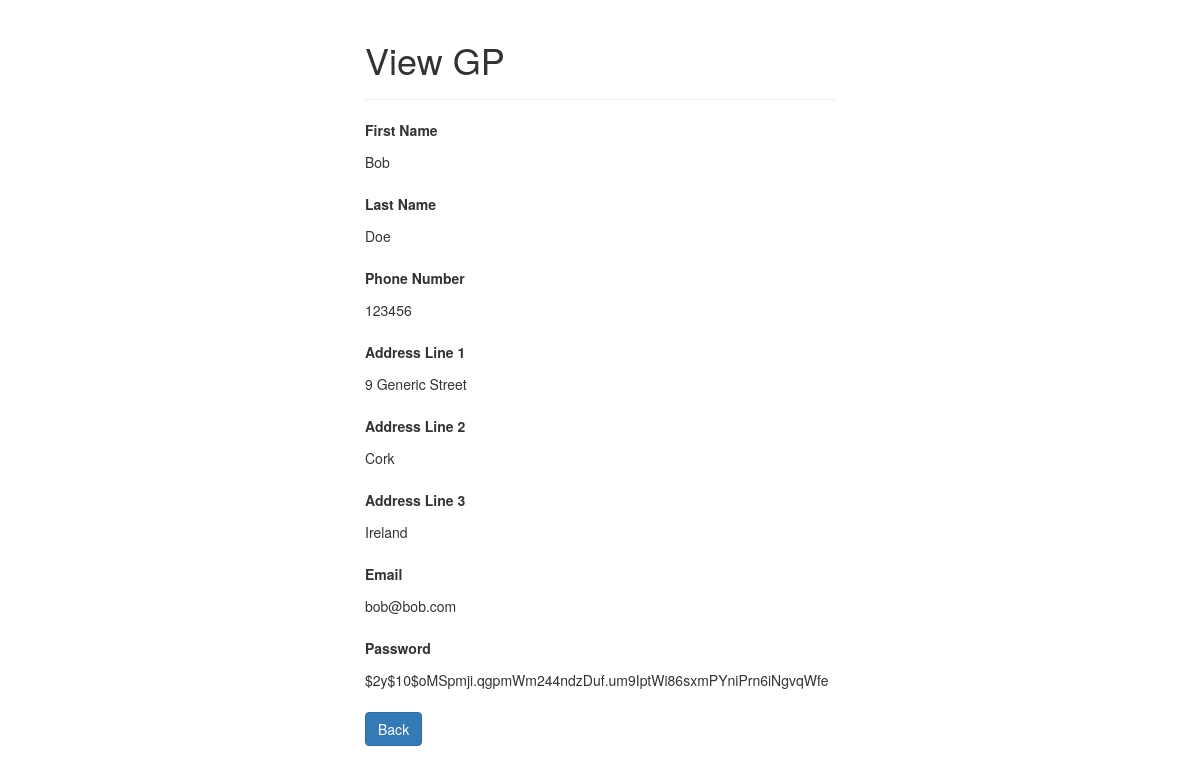
Screenshot of /scripts/ops/gp/read.php?email=bob@bob.com with the database file from the repository.
### tables this page shows
CREATE TABLE `gp` (
  `first_name` varchar(255) NOT NULL,
  `last_name` varchar(255) NOT NULL,
  `phone_no` int(255) NOT NULL,
  `address1` varchar(255) NOT NULL,
  `address2` varchar(255) NOT NULL,
  `address3` varchar(255) NOT NULL,
  `email` varchar(255) NOT NULL,
  `password` varchar(255) NOT NULL
);

### scripts/ops/gp/read.php (the view, shortened to what this page needs)
<?php
if(isset($_GET["email"]) && !empty(trim($_GET["email"]))){
    require_once __DIR__ . "/../../config.php";
    $sql = "SELECT * FROM gp WHERE email = ?";
    if($stmt = mysqli_prepare($conn, $sql)){
        mysqli_stmt_bind_param($stmt, "s", $param_email);
        if(mysqli_stmt_execute($stmt)){
            $result = mysqli_stmt_get_result($stmt);
            if(mysqli_num_rows($result) == 1){
                $row = mysqli_fetch_array($result, MYSQLI_ASSOC);
            } else{
                header("location: error.php");
                exit();
            }
        } else{
            echo "Oops! Something went wrong. Please try again later.";
        }
    }
} else{
    header("location: error.php");
    exit();
}
?>
<!DOCTYPE html>
<html lang="en">
<head>
    <link rel="stylesheet" href="https://maxcdn.bootstrapcdn.com/bootstrap/3.3.7/css/bootstrap.css">
</head>
<body>
    <div class="wrapper">
        <div class="container-fluid">
            <div class="row">
                <div class="col-md-12">
                    <div class="page-header">
                        <h1>View GP</h1>
                    </div>
                    <div class="form-group">
                        <label>First Name</label>
                        <p class="form-control-static"><?php echo $row["first_name"]; ?></p>
                    </div>
                    <div class="form-group">
                        <label>Last Name</label>
                        <p class="form-control-static"><?php echo $row["last_name"]; ?></p>
                    </div>
					<div class="form-group">
                        <label>Phone Number</label>
                        <p class="form-control-static"><?php echo $row["phone_no"]; ?></p>
                    </div>
					<div class="form-group">
                        <label>Address Line 1</label>
                        <p class="form-control-static"><?php echo $row["address1"]; ?></p>
                    </div>
					<div class="form-group">
                        <label>Address Line 2</label>
                        <p class="form-control-static"><?php echo $row["address2"]; ?></p>
                    </div>
					<div class="form-group">
                        <label>Address Line 3</label>
                        <p class="form-control-static"><?php echo $row["address3"]; ?></p>
                    </div>
					<div class="form-group">
                        <label>Email</label>
                        <p class="form-control-static"><?php echo $row["email"]; ?></p>
                    </div>
					<div class="form-group">
                        <label>Password</label>
                        <p class="form-control-static"><?php echo $row["password"]; ?></p>
                    </div>
                    <p><a href="list.php" class="btn btn-primary">Back</a></p>
                </div>
            </div>
        </div>
    </div>
</body>
</html>

### scripts/ops/gp/read.php (style rules this page uses)
.wrapper { width: 500px; margin: 0 auto; }

### rows the page displays
gp: first_name "Bob", last_name "Doe", phone_no "123456", address1 "9 Generic Street", address2 "Cork", address3 "Ireland", email "bob@bob.com", password "$2y$10$oMSpmji.qgpmWm244ndzDuf.um9IptWi86sxmPYniPrn6iNgvqWfe"
